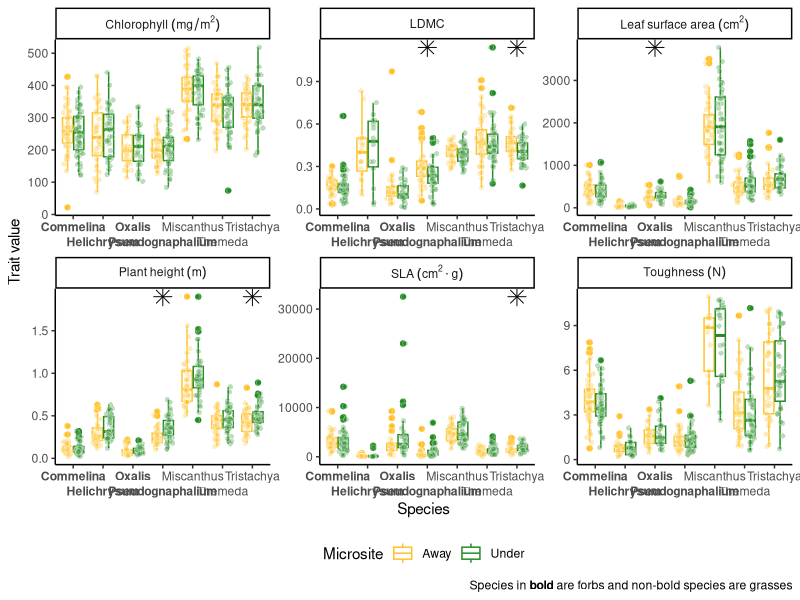
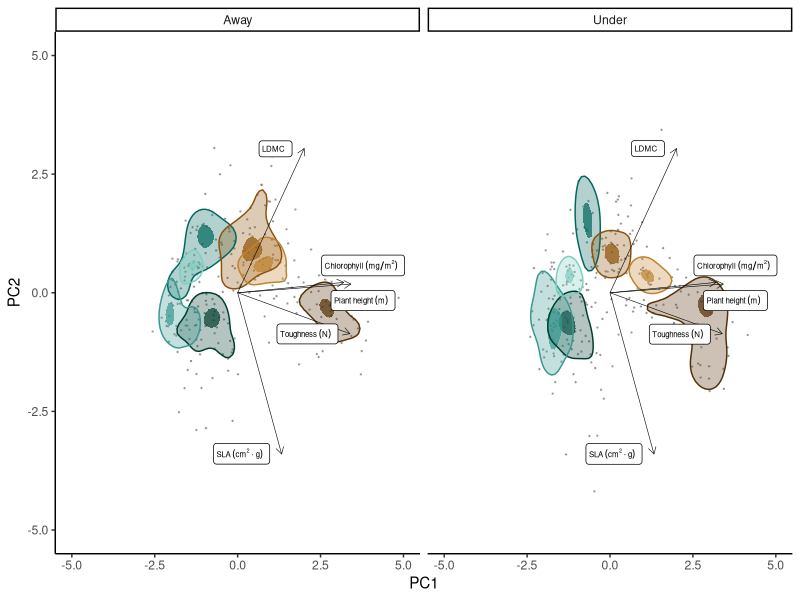
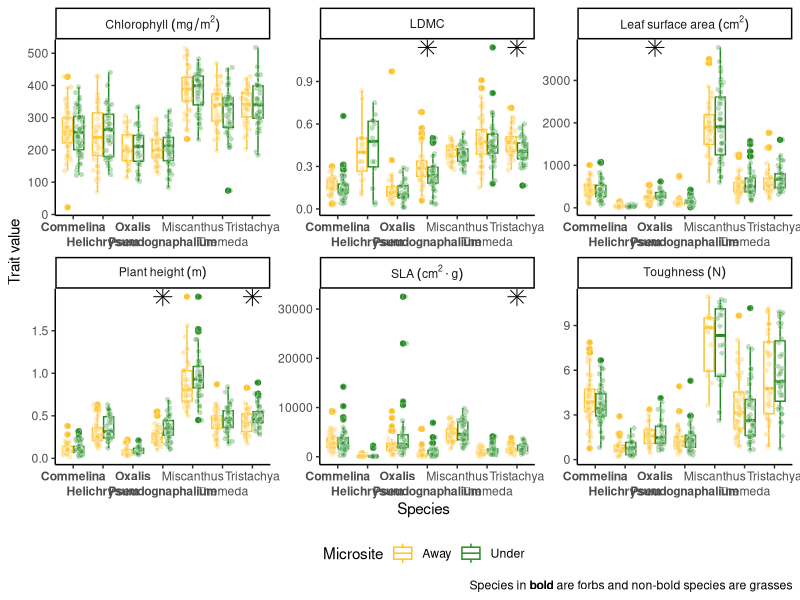
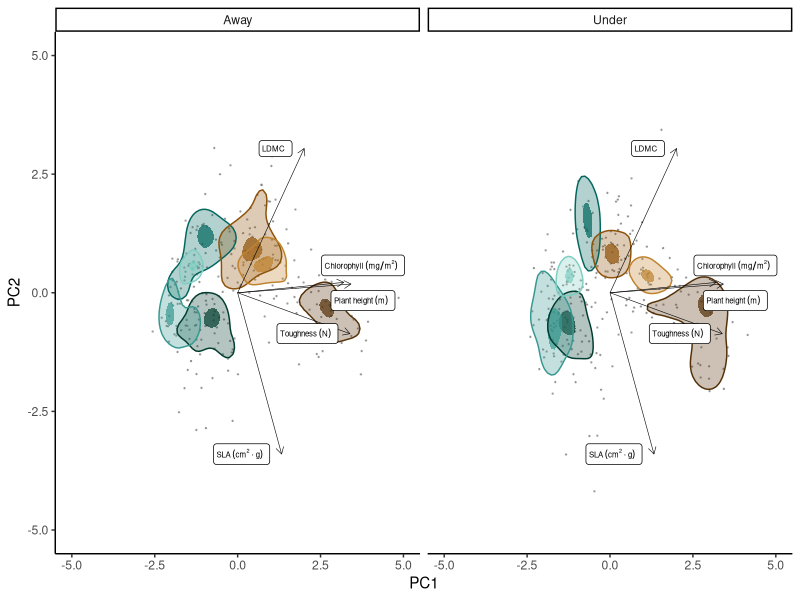

The R source for these figures, in order: (Note: this script raises an error after producing the figures.)
####Libraries####
library(tidyverse)
library(ggbeeswarm)
library(ggforce)
library(ggtext)
library(vegan)
library(ade4)
library(ggrepel)

#Import dataset
FT = read.table("data/FT.txt",header=T) %>%
  mutate(Pair = rep(1:286, each = 2), #unique pair code
         LDMC = Dmass/WMass, 
         SLA = SA/LDMC,
         microsite = case_when(Habitat == "Under" ~ "Under",
                               TRUE ~ "Away"))

####PLOTS per SPP####

FT_long = FT %>%
  select(Species, SA, Chlorophyll, Toughness, PHeight, LDMC, SLA, microsite) %>%
  mutate(Toughness = as.numeric(Toughness),
         PHeight = as.numeric(PHeight)) %>%
  pivot_longer(
    cols = -c(Species, microsite),
    names_to = "trait",
    values_to = "trait_val",
    values_drop_na = TRUE
  ) %>%
  mutate(Species = case_when(Species == "Pseudognath" ~ "**Pseudognaphalium**",
                             Species == "Oxalis" ~ "**Oxalis**",
                             Species == "Helichrysum" ~ "**Helichrysum**",
                             Species == "Commelina" ~ "**Commelina**",
                             TRUE ~ as.character(Species))) %>%
  mutate(Species = factor(Species, levels=c('**Commelina**', '**Helichrysum**', '**Oxalis**', '**Pseudognaphalium**', 
                                            'Miscanthus', 'Themeda', 'Tristachya')),
         trait = case_when(trait == 'Chlorophyll' ~ "Chlorophyll~(mg/m^2)",
                           trait == 'PHeight' ~ "Plant~height~(m)",
                           trait == 'SLA' ~ "SLA~(cm^2%.%g)",
                           trait == 'LDMC' ~ "LDMC",
                           trait == 'Toughness' ~ "Toughness~(N)",
                           trait == 'SA' ~ "Leaf~surface~area~(cm^2)"))


# Quick n dirty t-test

FT_ttest = 
  FT_long %>%
  group_by(trait, Species) %>%
  group_split() %>%
  map_dfr(. %>%
            summarise(trait = trait[1],
                      Species = Species[1],
                      p_val = t.test(trait_val ~ microsite, data = .)$p.value)) %>%
  full_join(FT_long %>%
              group_by(trait) %>%
              reframe(maxy = max(trait_val))) %>%
  filter(p_val < 0.05)

# plot 

ggplot(FT_long,
       aes(x = Species,
           y = trait_val)) +
  geom_boxplot(aes(colour = microsite)) +
  geom_point(data = FT_long %>%
               filter(microsite == "Under"),
             aes(x = as.numeric(Species) + 0.2,
                 y = trait_val),
             alpha = 0.3,
             fill = 'forestgreen',
             colour = "white",
             shape = 21,
             position = position_jitternormal(sd_x = 0.05, sd_y = 0)) +
  geom_point(data = FT_long %>%
               filter(microsite == "Away"),
             aes(x = as.numeric(as.factor(Species)) - 0.2,
                 y = trait_val),
             alpha = 0.3,
             fill = 'goldenrod1',
             colour = "white",
             shape = 21,
             position = position_jitternormal(sd_x = 0.05, sd_y = 0)) +
  geom_point(data = FT_ttest,
             aes(x = Species,
                 y = maxy),
             shape = 8,
             size = 4) +
  facet_wrap(vars(trait),
             scales = "free",
             labeller = label_parsed) +
  scale_x_discrete(guide = guide_axis(n.dodge = 2)) +
  scale_colour_manual(values = c('goldenrod1','forestgreen'),
                      name = "Microsite") +
  labs(y = "Trait value",
       caption = "Species in **bold** are forbs and non-bold species are grasses") +
  theme_classic() +
  theme(
    axis.text.x = element_markdown(),
    plot.caption = element_markdown(),
    legend.position = 'bottom'
  )

ggsave("figures/FT_boxplot.png",
       width = 13,
       height = 8)


#### PCA ####

FTarray = read.table("data/FT_NMDS.txt",header=T, row.names = 1)
#remove NA
FTarray <- na.omit(FTarray)
FTarray$Reproductive <- NULL
FTarray =
  FTarray %>%
  mutate(Habitat = case_when(Habitat == "Under" ~ "Under",
                             TRUE ~ "Away"))

dat = FTarray[5:ncol(FTarray)]
Blob_sp = FTarray[2]
Blob_microsite = FTarray[3]

titre <- c(Chlorophyll = "Chlorophyll~(mg/m^2)", PHeight = "Plant~height~(m)", SLA = "SLA~(cm^2%.%g)",
           LDMC = "LDMC", Toughness = "Toughness~(N)")[colnames(dat)]

PCA <- ade4::dudi.pca(dat, center = T, scale = T, scannf = F, nf = ncol(dat))
means<- PCA$cent
sds <- PCA$norm
eigen <- round(PCA$eig / sum(PCA$eig) * 100, 1)

signx <- ifelse(sign(sum(sign(PCA$c1[, "CS1"]))) < 0, -1 ,1)
signy <- ifelse(sign(sum(sign(PCA$c1[, "CS2"]))) < 0, -1, 1)
x = signx * PCA$li[, 'Axis1']
y = signy * PCA$li[, 'Axis2']
Axis1 <- signx * PCA$li[, 'Axis1']
Axis2 <- signy * PCA$li[, 'Axis2']

mult <- 4
arrows_all = tibble(
  Trait = titre, 
  xend = signx * PCA$co[, 'Comp1'] * mult,
  yend = signy * PCA$co[, 'Comp2'] * mult,
  x = rep(0, length(titre)),
  y = rep(0, length(titre)))

plot_data_all = tibble(Axis1 = x, 
                       Axis2 = y,
                       FGroup = Blob_sp$Species,
                       Microsite = Blob_microsite$Habitat)

ggplot(plot_data_all,
       aes(x = Axis1,
           y = Axis2)) +
  scale_alpha(range = c(0.3, 0.7)) +
  geom_point(size = 0.2,
             alpha = 0.6,
             colour = "grey50") +
  stat_density_2d(geom = "polygon",
                  aes(fill = FGroup,
                      alpha = ..nlevel..),
                  contour_var = "ndensity",
                  breaks = c(0.5, 0.9))+
  stat_density_2d(geom = "polygon",
                  aes(colour = FGroup),
                  contour_var = "ndensity",
                  fill = NA,
                  breaks = c(0.5)) +
  guides(alpha = FALSE,
         fill = NULL) +
  facet_grid(cols = vars(Microsite)) +
  geom_segment(data = arrows_all,
               aes(xend = xend, 
                   yend = yend,
                   x = x,
                   y = y),
               arrow = arrow(length=unit(0.2,"cm")),
               size = 0.2) +
  geom_label_repel(data = arrows_all,
            aes(label = Trait,
                x = xend,
                y = yend),
            hjust = 0.1,
            parse = TRUE, 
            size = 2,
            check_overlap = FALSE) +
  scale_fill_manual(values = c('#003C2F','#01665E','#543006','#369890',
                               '#7FCEC2','#8D5108','#BF822E')) +
  scale_colour_manual(values = c('#003C2F','#01665E','#543006','#369890',
                               '#7FCEC2','#8D5108','#BF822E')) +
  theme_classic() +
  theme(legend.position = 'bottom',
        plot.title = element_text(size = 20)) +
  xlim(-5,5) +
  ylim(-5,5) +
  labs(x = "PC1",
       y = "PC2") +
  theme(legend.position = 'none')

ggsave("figures/FT_pca.png",
       width = 11,
       height = 6)

####COEFFICIENT OF VARIATION####
#libraries
library(plyr)
library(reshape2)
#now manipulate
melted <- melt(FT, id.vars=c("Plot", "Species"), 
               measure.vars=c('PHeight', 'Chlorophyll', 'Toughness',
                              'LDMC', 'SLA'))
melted2 <- na.omit(melted)
melted2$value <- as.numeric(melted2$value)


CV <- ddply(melted2, c("Plot", "Species", "variable"), summarise,
            mean = mean(value), sd = sd(value),
            sem = sd(value)/sqrt(length(value)))

CV$CV <- CV$sd/CV$mean
CV$CV2 <- CV$mean/CV$sd
write.csv(CV, "output/CV.csv")

CV2 <- na.omit(CV)

library(ggplot2)
ggplot(CV2, aes(Species, CV2)) +   
  geom_bar(aes(fill = Plot), position = "dodge", stat="identity")

###

####QUICK N DIRTY GLZs####
FT <- na.omit(FT)
FT$LDMC <- as.numeric(FT$LDMC)
FT$PHeight <- as.numeric(FT$PHeight)

PlotModelC <- glm(FT$Chlorophyll ~ FT$Plot, family = 'gaussian')
PlotModelSLA <- glm(FT$SLA ~ FT$Plot, family = 'gaussian')
PlotModelT <- glm(FT$Toughness ~ FT$Plot, family = 'gaussian')
PlotModelPH <- glm(FT$PHeight ~ FT$Plot, family = 'gaussian')
PlotModelLDMC <- glm(FT$LDMC ~ FT$Plot, family = 'gaussian')
